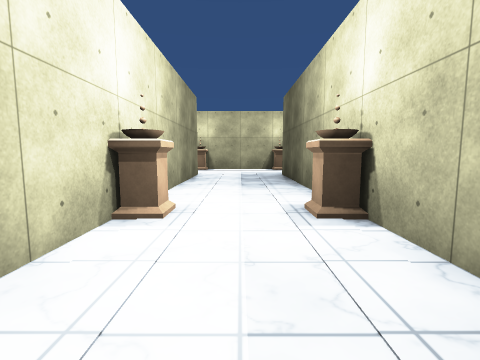
[1] (above)

24 first-person views from a walk through a Unity game level. The camera is 1.3 m above the floor, tilts 6° down and sees 85° across. The floor is counted in squares, 2 m on a side. Each view is taken from the middle of a square. On the plan, view 1 faces up. The plan holds only what a view shows up to about 9 squares ahead; the rest is blank. The place goes on beyond the plan. The player character is not drawn. Surface patterns are stand-ins for the level's own textures.

[2]
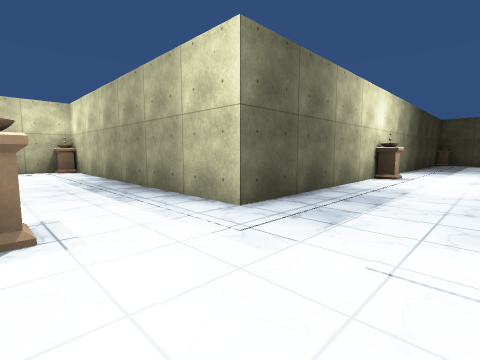

[3]
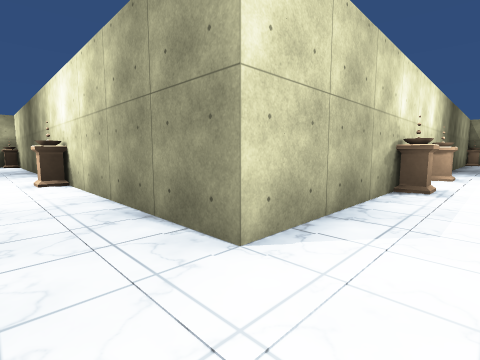

[4]
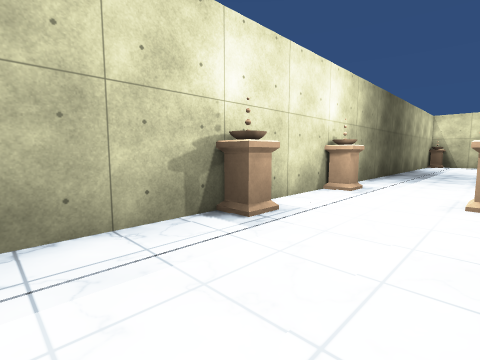

[5]
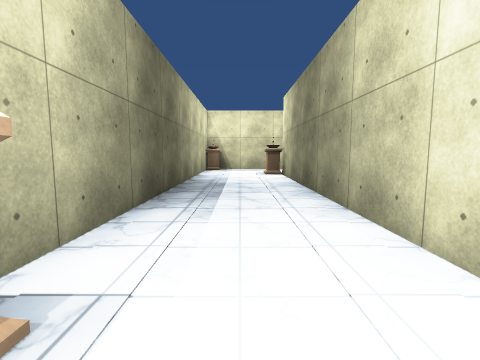

[6]
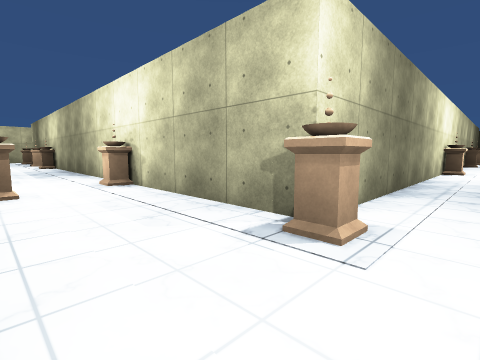

[7]
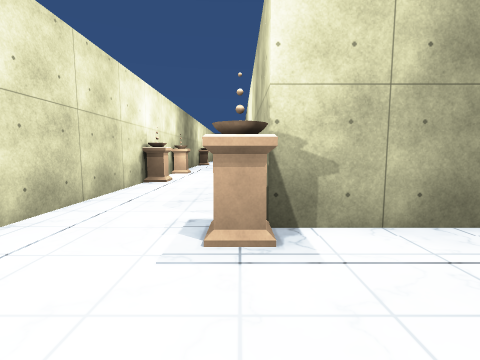

[8]
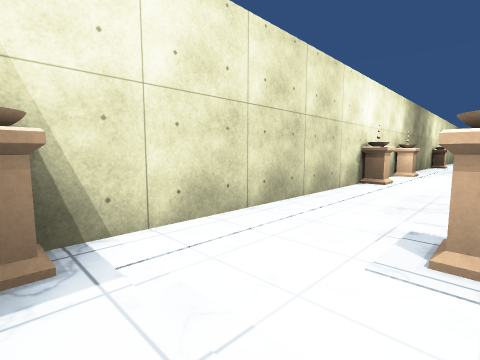

[9]
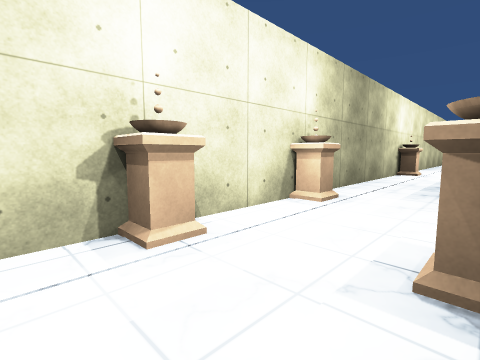

[10]
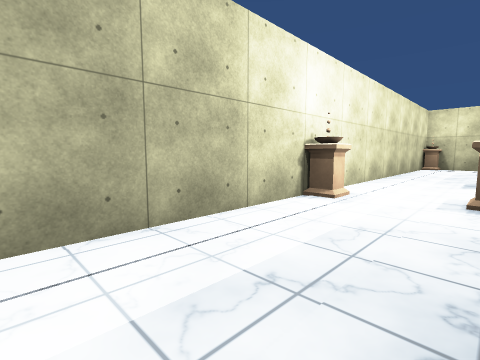

[11]
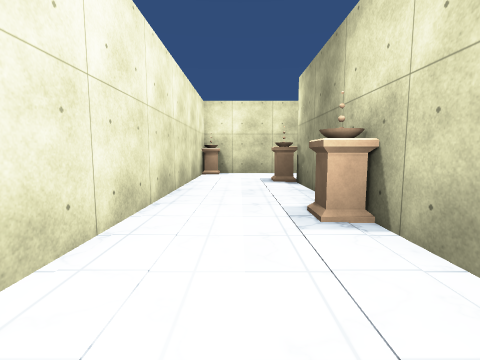

[12]
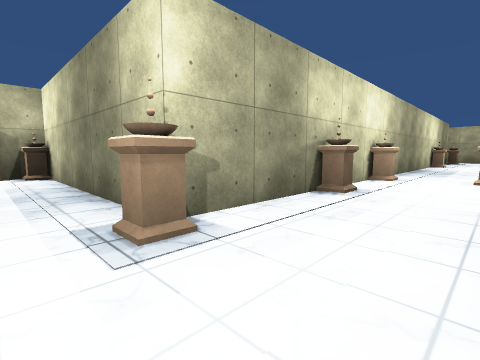

[13]
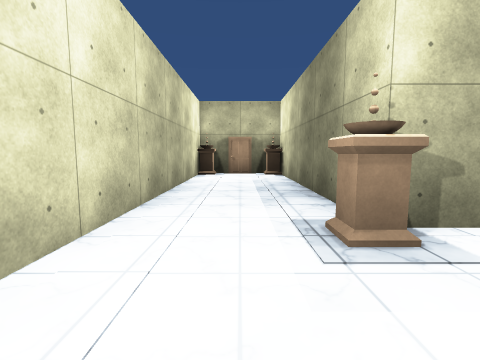

[14]
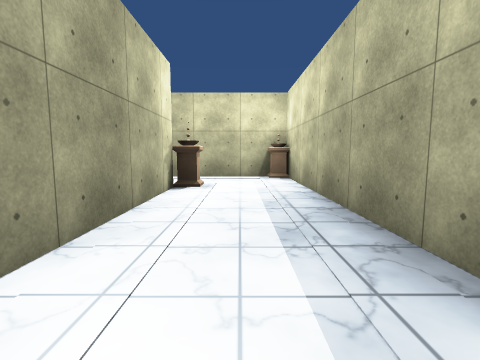

[15]
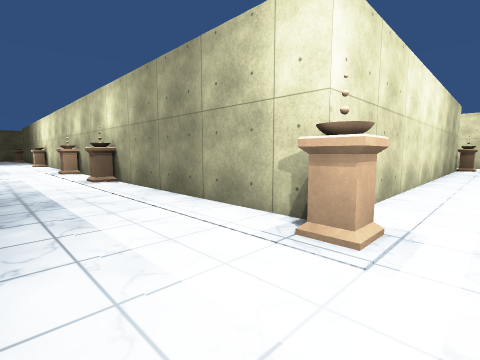

[16]
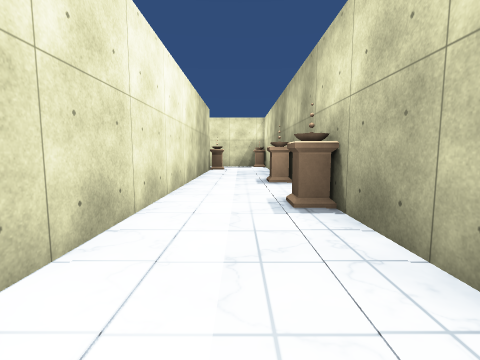

[17]
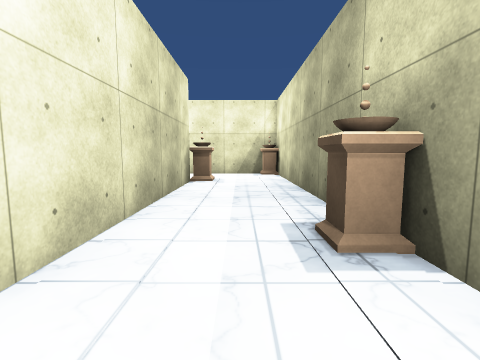

[18]
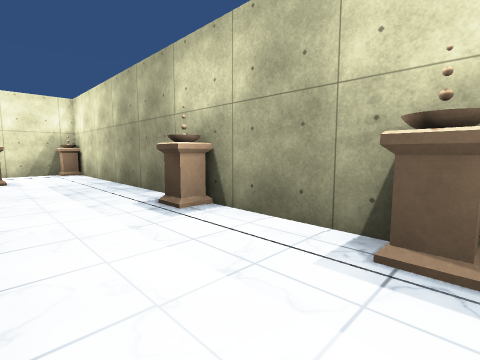

[19]
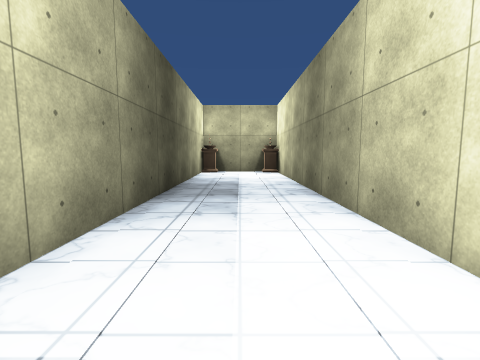

[20]
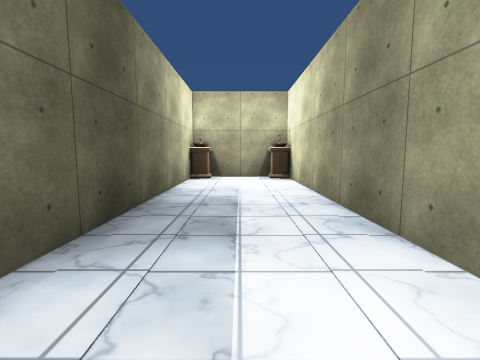

[21]
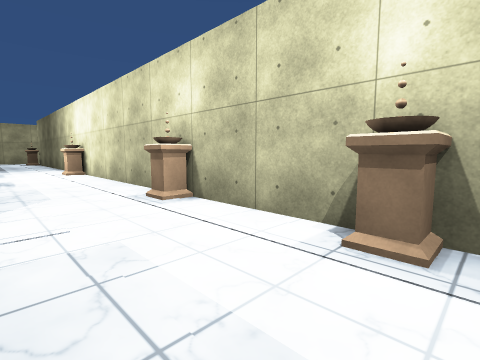

[22]
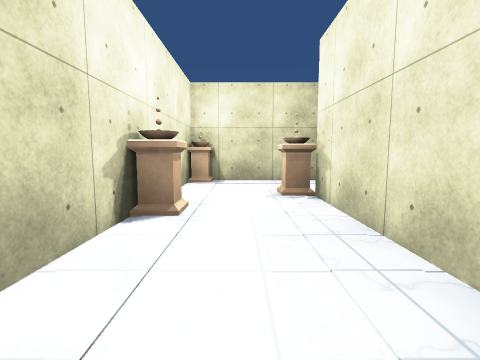

[23]
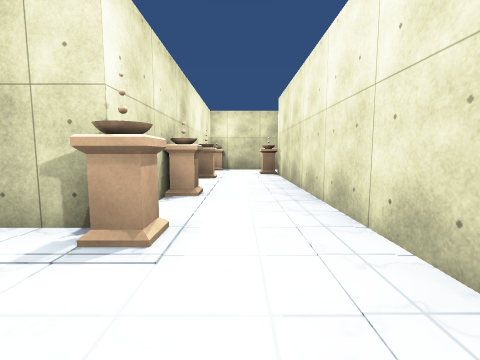

[24]
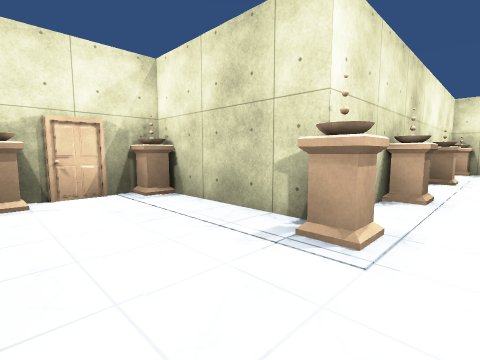

### Floor plan
Points are (right, up) in squares from view 1. A wall is a line through its corners. A room is listed if a view was taken in it or the views show most of it. See-through windows are left out.
Room 1 (views 1, 2, 3, 4, 5, 6, 7, 8, 9, 10, 11, 12, 13, 14, 15, 16, 19, 20, 21)
walls: (-7.9, 10.3) (-14.4, 10.3); (-14.7, 10.4) (-14.7, 14.5); (-16, 7.8) (-1.3, 7.8) (-1.3, -5.4); (-14.7, 16.1) (-14.7, 20.2); (-14.7, 22.5) (-14.7, 27.6); (6.4, 10.3) (-6.3, 10.3); (9.1, 8.5) (9.1, 10.5); (-0.5, -6) (0.5, -6); (1.2, -5.4) (1.2, 7.8) (8.1, 7.8); (-8.8, 28.5) (-8.8, 29.5); (-13.8, 27.7) (-9.8, 27.7); (-9.9, 30.2) (-16.3, 30.2); (-17.1, 29.1) (-17.1, 8.6)
ways out: opening at (8, 11) to room 2
objects: pedestal (-17, 8); pedestal (-17, 14); pedestal (-17, 16); pedestal (-17, 22); pedestal (-17, 30); pedestal (-15, 10); pedestal (-15, 15); pedestal (-15, 22); pedestal (-15, 25); pedestal (-15, 28); pedestal (-9, 28); pedestal (-9, 30); pedestal (-8, 8); pedestal (-7, 10); pedestal (-5, 8); pedestal (-2, 10); pedestal (-1, -6); pedestal (-1, 3); pedestal (1, -6); pedestal (1, 3); pedestal (1, 10); pedestal (7, 10); pedestal (9, 8)
Room 2 (views 17, 18)
walls: (6.9, 19.2) (6.9, 11.1); (5.5, 19.9) (6.5, 19.9); (9.1, 10.5) (9.1, 22.1) (5.4, 22.1)
ways out: opening at (8, 11) to room 1; opening at (5, 21) to room 3
objects: pedestal (6, 22); pedestal (7, 20); pedestal (9, 13); pedestal (9, 16)
Room 3 (views 22, 23, 24)
walls: (1.2, 22.4) (1.2, 24.5); (0.1, 19.9) (5.5, 19.9); (0.2, 25.2) (-0.4, 25.2); (5.4, 22.1) (3.4, 22.1)
ways out: opening at (5, 21) to room 2
objects: pedestal (-1, 25); pedestal (1, 22); pedestal (1, 25); pedestal (3, 22)

Positions as (right, up) in squares from view 1, and headings:
1: (0, 0), facing up
2: (-1, 10), facing down-right
3: (0, 9), facing down-left
4: (-3, 10), facing down-left
5: (-7, 9), facing left
6: (-17, 9), facing up-right
7: (-15, 8), facing up
8: (-15, 8), facing up-left
9: (-15, 13), facing up-left
10: (-15, 18), facing up-left
11: (-16, 22), facing up
12: (-17, 29), facing down-right
13: (-17, 29), facing right
14: (2, 9), facing right
15: (8, 8), facing up-left
16: (8, 10), facing up
17: (8, 14), facing up
18: (7, 13), facing up-right
19: (0, 3), facing down
20: (0, 1), facing down
21: (2, 8), facing up-left
22: (3, 21), facing right
23: (-1, 21), facing right
24: (-1, 21), facing up-right
